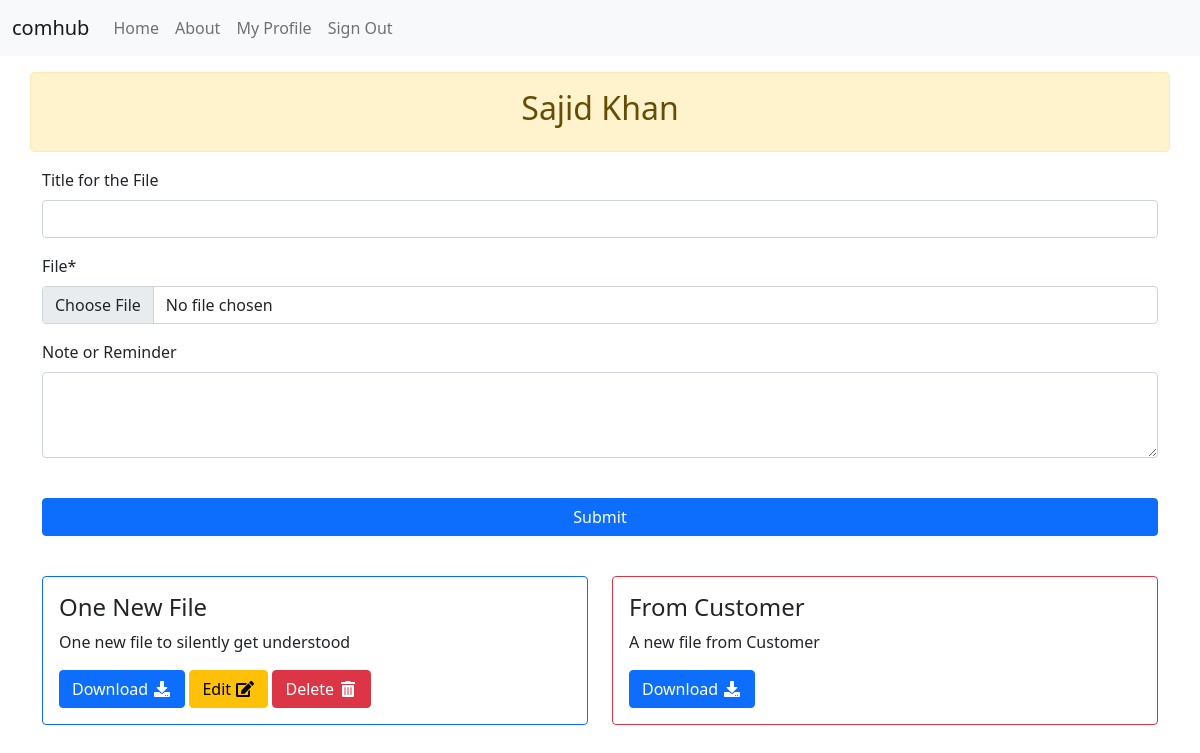
Screenshot of /customer_file_page/sa/ (signed in) with the database file from the repository.
### comhub/users/models.py (models this page shows, shortened)
class User(AbstractUser):
    name = CharField(_("Name of User"), blank=True, max_length=255)
    address = TextField(_("Address"), blank=True)
    phone_number = PhoneNumberField(_("User's Phone Number"), blank=True)
    user_type_choices = Choices('Admin','Suplier','Customer',)
    user_type = StatusField(choices_name='user_type_choices')
    customer_of = models.ForeignKey("self", on_delete=models.CASCADE, blank=True, null=True)
    first_name = None  # type: ignore
    last_name = None  # type: ignore

### comhub/file_sharing_app/models.py (models this page shows, shortened)
class File(models.Model):
    title = models.CharField(_("Title for the File"), max_length=50, null=True, blank=True)
    uploader = models.ForeignKey(User, verbose_name=_("uploader"), related_name="uploader", on_delete=models.CASCADE)
    assigned_to = models.ForeignKey(User, verbose_name=_("assigned_to"), related_name="assigned_to", on_delete=models.CASCADE, null=True, blank=True )
    uploaded_file = models.FileField(_("File"), upload_to='uploads')
    note = models.TextField(_("Note or Reminder"), null=True, blank=True)

### comhub/file_sharing_app/views.py (the view)
# urls.py: path("customer_file_page/<str:username>/", file_sharing_views.customer_file_page, name="customer_file_page"),
@login_required
def customer_file_page(request, username):
    customer = User.objects.filter(username=username).first()
    form = FileForm(request.POST or None, request.FILES or None)
    if form.is_valid():
        file = form.save(commit=False)
        file.uploader = request.user
        file.assigned_to = customer
        file.save()
        form = FileForm()
    context = {
        "customer": customer,
        "form": form,
    }
    return render(request, 'pages/customer_file_page.html', context)

### comhub/file_sharing_app/forms.py
class FileForm(forms.ModelForm):
    class Meta:
        model = File
        fields = ('title','uploaded_file','note',)
    def __init__(self, *args, **kwargs):
        super().__init__(*args, **kwargs)
        self.fields['note'].widget.attrs.update({'rows':3})

### comhub/users/context_processors.py (called while the page is built)
def allauth_settings(request):
    return {
        "ACCOUNT_ALLOW_REGISTRATION": settings.ACCOUNT_ALLOW_REGISTRATION,
    }

### comhub/templates/pages/customer_file_page.html (shortened to what this page needs)
{% extends "base.html" %}
{% load crispy_forms_tags %}
{% block content %}
<div class="row mt-3">
    <div class="col-12 alert alert-warning text-center" role="alert">
        <h2>{% if customer.name %}{{customer.name}}{% else %}{{customer.username}}{% endif %}</h2>
    </div>
    <div class="col-12">
        <form method="post" enctype="multipart/form-data">
            {{form|crispy}}
            <button class="btn btn-primary col-12 my-4">Submit</button>
        </form>
    </div>
    <div class="col-12">
        <div class="row">
        {% for file in customer.assigned_to.all %}
        <div class="col-6 my-3">
            <div class="card border-{% if file.uploader == request.user %}primary{% else %}danger{% endif %}">
                <div class="card-body">
                    <h4 class="card-title">{{file.title}}</h4>
                    <p class="card-text">{{file.note}}</p>
                    <a download href="{{file.uploaded_file.url}}" role="button" class="btn btn-primary">Download <i class="fas fa-download   fa-fw"></i></a>
                    {% if file.uploader == request.user %}
                    <a role="button" href="{% url 'customer_file_upload_page' customer.username file.id %}" class="btn btn-warning">Edit <i class="fas fa-edit   fa-fw"></i></a>
                    <a role="button" href="{% url 'delete_file' file.id %}" class="btn btn-danger">Delete <i class="fas fa-trash-alt   fa-fw"></i></a>
                    {% endif %}
                </div>
            </div>
        </div>
        {% endfor %}
    </div>
</div>
</div>
{% endblock content %}

### rows the page displays
User: name "Sajid Khan"
File: title "One New File", note "One new file to silently get understood", shows "Edit"
File: title "From Customer", note "A new file from Customer"
